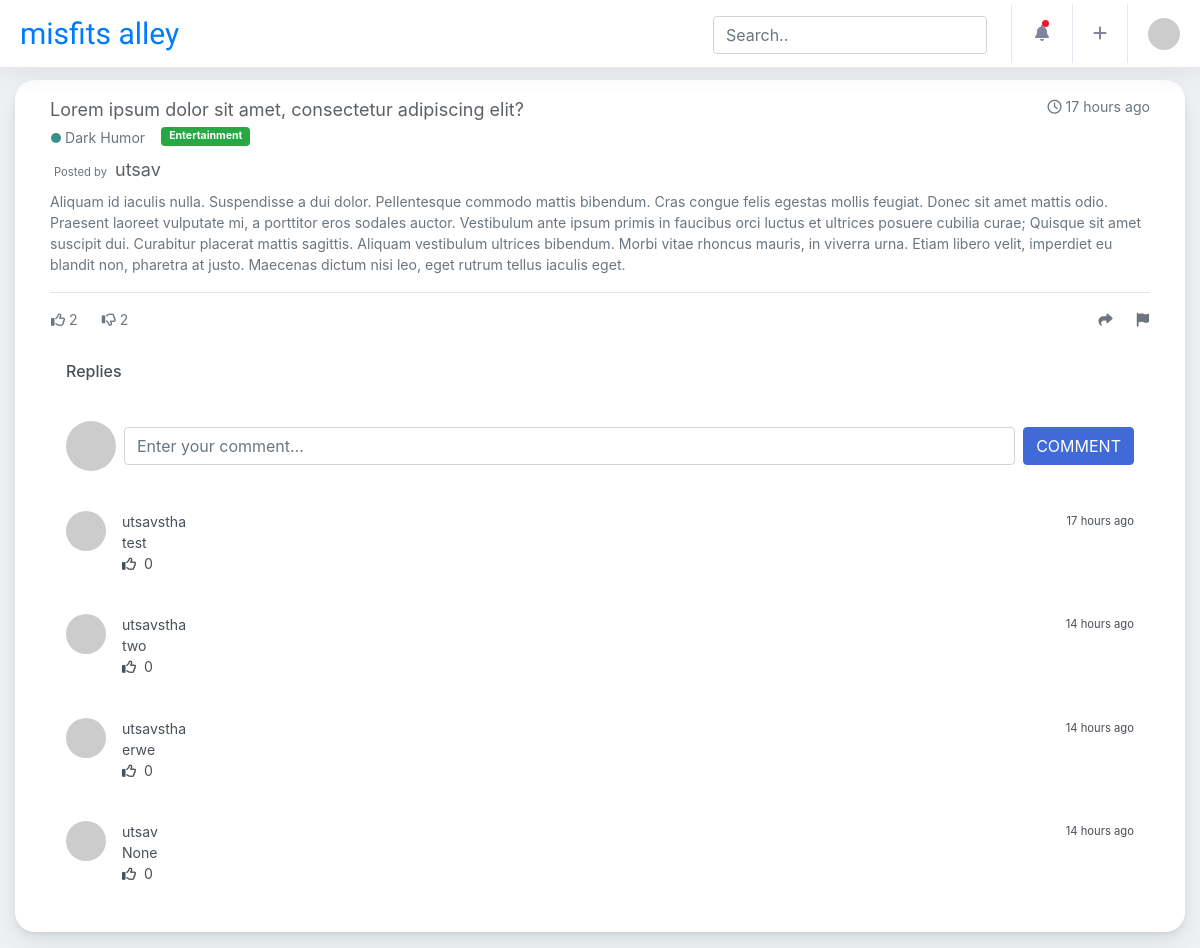
/view_post/1, run on an earlier commit of the app's database.
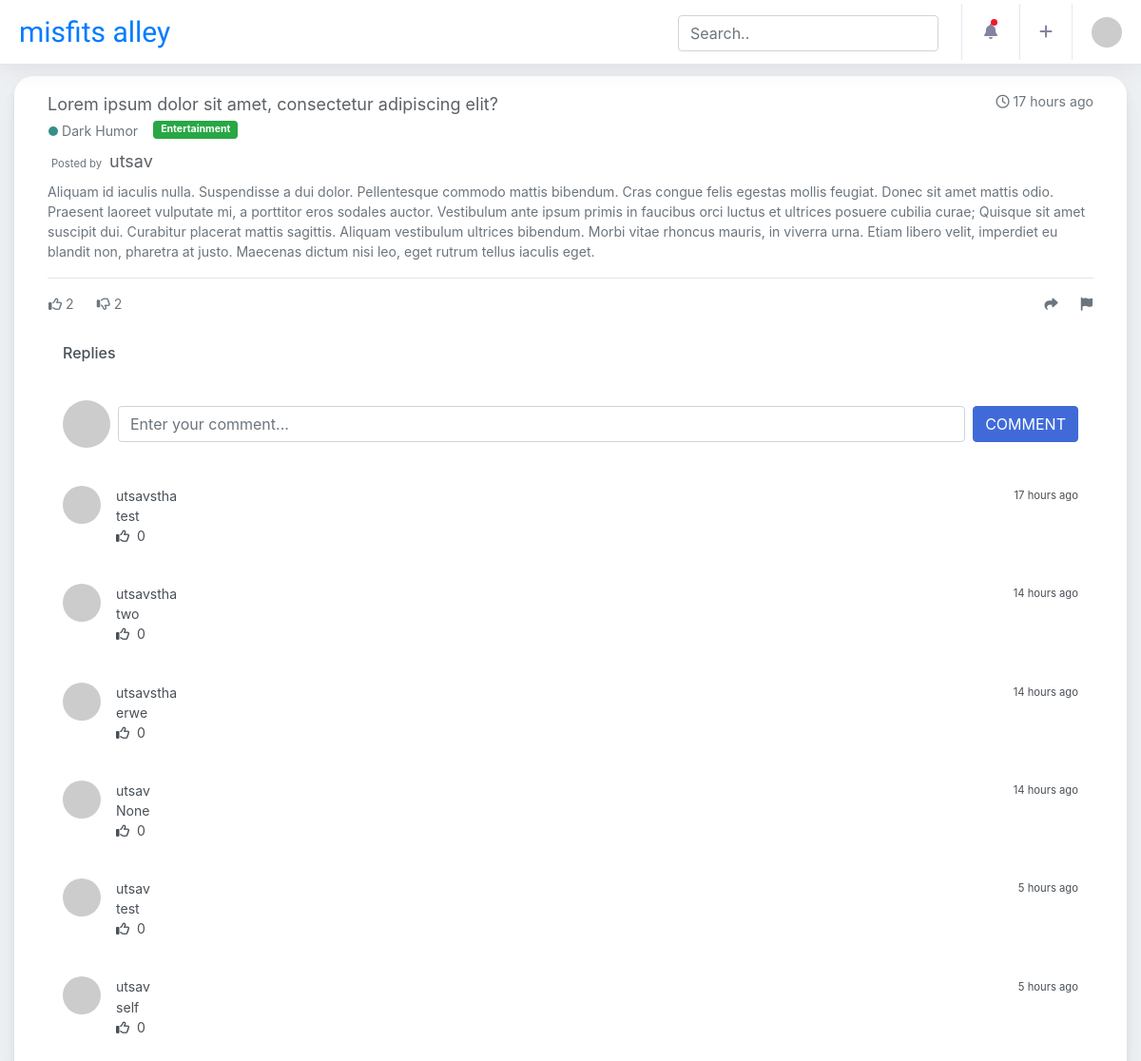
And on a later commit of the database.
### core/models.py (models this page shows, shortened)
class Posts(models.Model):
    user = models.ForeignKey(User, on_delete=models.CASCADE)
    category = models.ForeignKey(Category, null=True, on_delete=models.CASCADE)
    tags = models.ManyToManyField(Tags)
    title = models.CharField(max_length=100, null=True)
    content = models.CharField(max_length=1000, null=True)
    createdAt = models.DateTimeField(auto_now_add=True, null=True)
    flags = models.IntegerField(null=True)
    def get_date(self):
        return humanize.naturaltime(self.createdAt)

class Category(models.Model):
    name = models.CharField(max_length=50)
    def __str__(self):
        return self.name

class Tags(models.Model):
    name = models.CharField(max_length=50)
    color = models.CharField(max_length=10)

class Comment(models.Model):
    user = models.ForeignKey(User, on_delete=models.CASCADE)
    post = models.ForeignKey(Posts, on_delete=models.CASCADE)
    content = models.CharField(max_length=1000, null=True)
    createdAt = models.DateTimeField(auto_now_add=True, null=True)
    likes = models.IntegerField(null=True)
    dislikes = models.IntegerField(null=True)
    flags = models.IntegerField(null=True)
    def get_hash(self):
        return hashlib.md5((self.user.username).encode('utf-8')).hexdigest()
    def get_date(self):
        return humanize.naturaltime(self.createdAt)

### post/views.py (the view)
# urls.py: path('view_post/<str:pk>', views.viewPost, name="view_post"),
def viewPost(request, pk):
    post = Posts.objects.get(id=pk)
    likes = post.likes_set.all()
    dislikes = post.dislikes_set.all()
    comments = post.comment_set.all()
    notifications = Notification.objects.all()
    user = None
    imagehash = None
    if request.user != "AnonymousUser":
        user = request.user
        print(user.id)
        imagehash = hashlib.md5((user.username).encode('utf-8'))
    context = {'post': post, 'comments': comments,
               'imagehash': imagehash.hexdigest(), 'likes': len(likes), 'dislikes': len(dislikes), 'notifications': notifications}
    return render(request, 'post/view_post.html', context)

### core/models.py (called while the page is built)
    def get_date(self):
        return humanize.naturaltime(self.createdAt)

### post/templates/post/view_post.html (shortened to what this page needs)
{% extends 'main.html' %}
{% block content %}
{% include 'nav.html' %}
<div class="container-fluid mt-100">
    <div class="card mb-3">
        <div class="card-body py-3">
            <div class="row no-gutters align-items-center">
                <div class="col">
                    <div class="d-flex justify-content-between">
                        <a class="text-big" data-abc="true">{{post.title}}</a>
                        <a class="text-muted" data-abc="true"><i class="far fa-clock mr-1"></i>{{post.get_date}}</a>
                    </div>
                    <div class="row mb-2">
                        <div class="text-muted mt-1 ml-3"><span class="dot mr-1"></span>{{post.category}}</div>
                        <div class="align-middle ml-3 mt-1">
                            {% for tag in post.tags.all %}
                            <span
                                class="badge align-text-bottom badge-success mr-1 text-center px-2 py-1">{{tag.name}}</span>
                            {% endfor %}
                        </div>
                    </div>
                    <div class="row ml-1">
                        <div class="text-muted small mt-2 mr-2">Posted by</div>
                        <a class="text-big">{{post.user.username}}</a>
                    </div>
                    <div class="text-muted mt-2">{{post.content|safe}}</div>
                    <hr>
                    <div class="d-flex justify-content-between mx-3">
                        <div class="row">
                            <form id="like" action="{% url 'post_like' post.id %}" action="POST">
                                <a href="javascript:{}" onclick="document.getElementById('like').submit();"
                                    class="text-muted mr-4"><i class="far fa-thumbs-up"></i>
                                    {{likes}}</a>
                            </form>
                            <form id="dislike" action="{% url 'post_dislike' post.id %}" action="POST">
                                <a href="javascript:{}" onclick="document.getElementById('dislike').submit();"
                                    class="text-muted mr-4"><i class="far fa-thumbs-down"></i>
                                    {{dislikes}}</a>
                            </form>
                        </div>
                        <div class="row">
                            <a class="text-muted mr-4"><i class="fas fa-share"></i></a>
                            <a class="text-muted"><i class="fas fa-flag"></i></a>
                        </div>
                    </div>
                    <div class="mt-3 mb-3">
                        <div class="row height d-flex justify-content-center align-items-center">
                            <div class="col">
                                <div class="p-3">
                                    <h6>Replies</h6>
                                </div>
                                <form action="{% url 'post_comment' post.id %}" method="POST">
                                    <div class="d-flex flex-row align-items-center p-3 form-color">
                                        {% if user.get_username %}
                                        <img src="https://www.gravatar.com/avatar/{{imagehash}}?d=identicon" width="50"
                                            class="rounded-circle mr-2">
                                        <input type="text" class="form-control mr-2" name="content"
                                            placeholder="Enter your comment...">
                                        <button type="submit" class=" btn btn-primary">
                                            COMMENT</button>
                                        {% else %}
                                        <img src="https://www.gravatar.com/avatar/121?d=identicon" width="50"
                                            class="rounded-circle mr-2">
                                        <input type="text" class="form-control mr-2"
                                            placeholder="Enter your comment...">
                                        <a href="{% url 'login' %}" class=" btn btn-primary">
                                            COMMENT</a>
                                        {% endif %}
                                    </div>
                                </form>
                                {% for comment in comments %}
                                <div class="mt-2">
                                    <div class="d-flex flex-row p-3"> <img
                                            src="https://www.gravatar.com/avatar/{{comment.get_hash}}?d=identicon"
                                            width="40" height="40" class="rounded-circle mr-3">
                                        <div class="w-100">
                                            <div class="d-flex justify-content-between align-items-center">
                                                <div class="d-flex flex-row align-items-center"> <span
                                                        class="mr-2">{{comment.user.username}}</span> </div>
                                                <small>{{comment.get_date}}</small>
                                            </div>
                                            <p class="text-justify comment-text mb-0">{{comment.content}}</p>
                                            <div class="d-flex flex-row user-feed"> <span class="wish"><i
                                                        class="far fa-thumbs-up mr-2"></i></i>{{comment.likes}}</span>
                                            </div>
                                        </div>
                                    </div>
                                </div>
                                {% endfor %}
                            </div>
                        </div>
                    </div>
                </div>
            </div>
        </div>
    </div>
    {% endblock %}

### templates/main.html (shortened to what this page needs)
{% load static %}
<!DOCTYPE html>
<html lang="en">
<head>
    <link rel="stylesheet" href="https://cdn.jsdelivr.net/npm/bootstrap@4.6.0/dist/css/bootstrap.min.css"
>
    <link rel="stylesheet" type="text/css" href="{% static '/css/style.css'%}">
    <link rel="stylesheet" href="https://cdn.jsdelivr.net/gh/bbbootstrap/libraries@main/choices.min.css">
</head>
<body>
    {% block content %}
    {% endblock %}
</body>
</html>

### templates/nav.html (shortened to what this page needs)
<div class="dashboard-header">
    <nav class="navbar navbar-expand-lg bg-white fixed-top"> <a class="navbar-brand" href="{% url 'posts'%}">misfits
            alley</a>
        <div class="collapse navbar-collapse " id="navbarSupportedContent">
            <ul class="navbar-nav ml-auto navbar-right-top">
                <li class="nav-item">
                    <div id="custom-search" class="top-search-bar"> <input class="form-control" type="text"
                            placeholder="Search.."> </div>
                </li>
                <li class="nav-item dropdown notification"> <a class="nav-link nav-icons" href="#"
                        id="navbarDropdownMenuLink1" data-toggle="dropdown" aria-haspopup="true"
                        aria-expanded="false"><i class="fas fa-fw fa-bell"></i> <span class="indicator"></span></a>
                </li>
                <li class="nav-item dropdown connection"> <a class="nav-link" href="{% url 'create_post' %}"
                        id="navbarDropdown" role="button" aria-haspopup="true"> <i class="fas fa-plus"></i>
                    </a>
                </li>
                <li class="nav-item dropdown nav-user"> <a class="nav-link nav-user-img" href="#"
                        id="navbarDropdownMenuLink2" data-toggle="dropdown" aria-haspopup="true" aria-expanded="false">
                        {% if user.get_username %}
                        <img src="https://www.gravatar.com/avatar/{{imagehash}}?d=identicon" alt=""
                            class="user-avatar-md rounded-circle">
                        {% else %}
                        <img src="https://www.gravatar.com/avatar/1212?d=identicon" alt=""
                            class="user-avatar-md rounded-circle">
                        {% endif %}
                    </a>
                </li>
            </ul>
        </div>
    </nav>
</div>

### static/css/style.css (style rules this page uses)
body { background: #304FFE }
.dashboard-header .navbar { padding: 0px; border-bottom: 1px solid #e6e6f2; -webkit-box-shadow: 0px 0px 28px 0px rgba(82, 63, 105, 0.13); box-shadow: 0px 0px 28px 0px rgba(82, 63, 105, 0.13); -webkit-transition: all 0.3s ease; min-height: 60px }
.navbar-brand { display: inline-block; margin-right: 1rem; line-height: inherit; white-space: nowrap; padding: 11px 20px; font-size: 30px; font-weight: 500; color: #333333; font-family: 'Kaushan Script', cursive; }
.navbar-right-top .nav-item { border-right: 1px solid #e6e6f2 }
.navbar-right-top .nav-item:last-child { border: none }
.navbar-right-top .nav-item .nav-link { padding: 13px 20px; font-size: 16px; line-height: 2; color: #82849f }
.top-search-bar { padding-top: 12px; padding-right: 24px }
.indicator { content: ''; position: absolute; top: 16px; right: 23px; display: inline-block; width: 7px; height: 7px; border-radius: 100%; background-color: #ef172c; animation: .9s infinite beatHeart; transform-origin: center }
.user-avatar-md { height: 32px; width: 32px }
body { margin: 0; font-family: -apple-system, BlinkMacSystemFont, "Segoe UI", Roboto, "Helvetica Neue", Arial, "Noto Sans", sans-serif, "Apple Color Emoji", "Segoe UI Emoji", "Segoe UI Symbol", "Noto Color Emoji"; font-size: .88rem; font-weight: 400; line-height: 1.5; color: #495057; text-align: left; background-color: #eef1f3 }
.mt-100 { margin-top: 80px }
.card { box-shadow: 0 0.46875rem 2.1875rem rgba(4, 9, 20, 0.03), 0 0.9375rem 1.40625rem rgba(4, 9, 20, 0.03), 0 0.25rem 0.53125rem rgba(4, 9, 20, 0.05), 0 0.125rem 0.1875rem rgba(4, 9, 20, 0.03); border-width: 0; transition: all .2s }
.btn-primary { color: #fff; background-color: #3f6ad8; border-color: #3f6ad8 }
.form-control { display: block; width: 100%; height: calc(2.25rem + 2px); padding: .375rem .75rem; font-size: 1rem; font-weight: 400; line-height: 1.5; color: #495057; background-color: #fff; background-clip: padding-box; border: 1px solid #ced4da; border-radius: .25rem; transition: border-color 0.15s ease-in-out, box-shadow 0.15s ease-in-out }
.card-body { flex: 1 1 auto; padding: 1.25rem }
.text-big { color: #5c6166; font-size: large; text-decoration: none !important; background-color: transparent }
.dot { height: 10px; width: 10px; background-color: #368F8B; border-radius: 50%; display: inline-block; }
.card { padding: 0px 15px; border-radius: 20px }

What changed in the data, as far as the page shows it:
added Comment: user.username "utsav", get_date "5 hours ago", content "test", likes "0"
added Comment: user.username "utsav", get_date "5 hours ago", content "self", likes "0"
